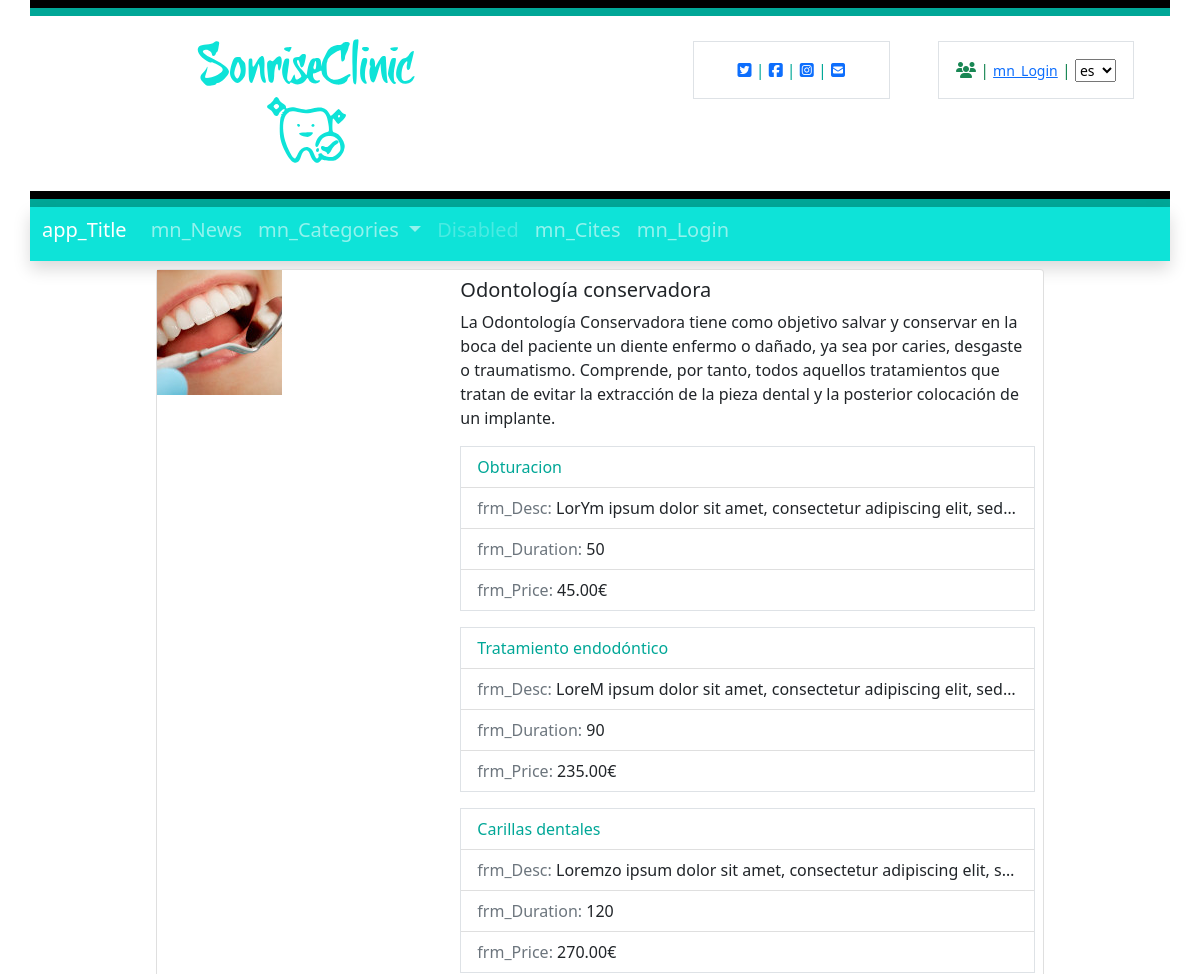
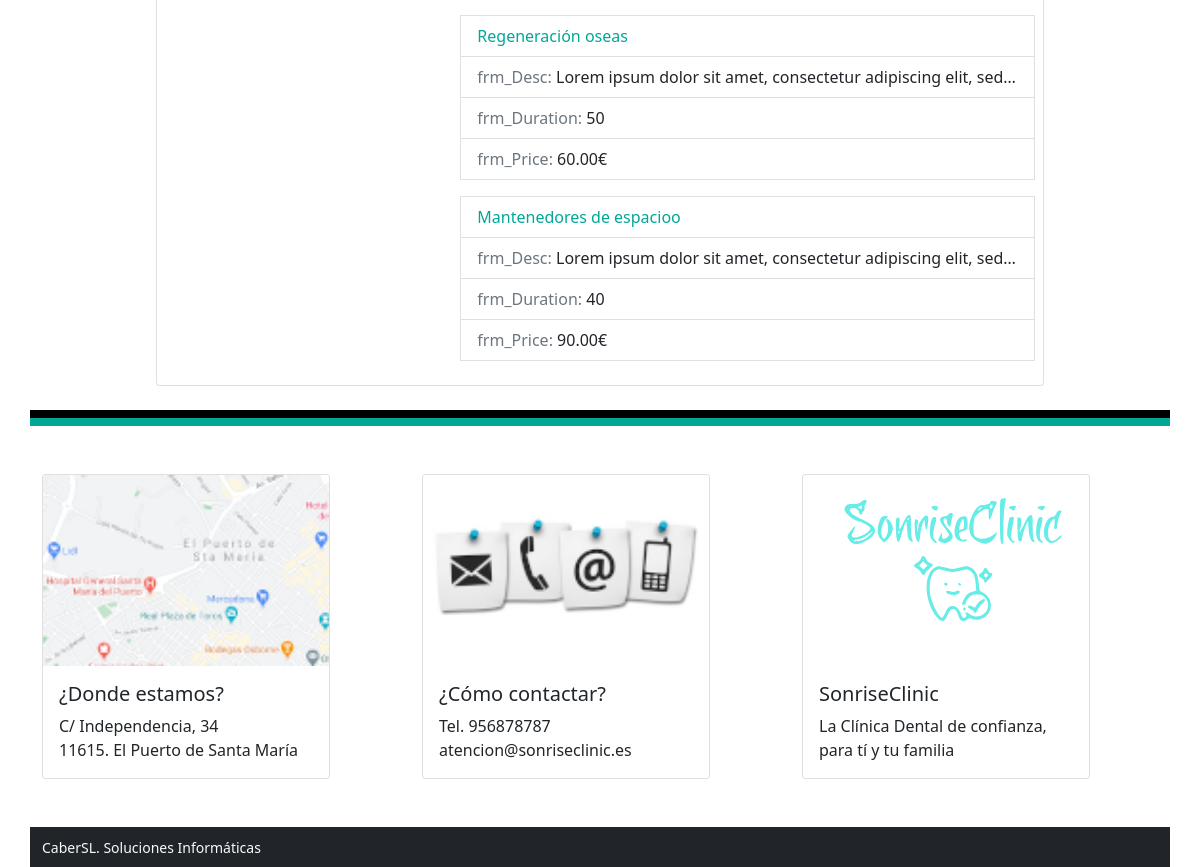
/categorieInterventions.php?categorie=1, run on the app's committed database (2 pictures, top to bottom).
### tables this page shows
CREATE TABLE `settings` (
  `id` int(9) NOT NULL,
  `type` varchar(10) NOT NULL,
  `label` varchar(25) NOT NULL,
  `value` varchar(255) NOT NULL
);

CREATE TABLE `treatmentscategories` (
  `id` int(1) NOT NULL,
  `name` varchar(100) NOT NULL,
  `info` text NOT NULL,
  `image` varchar(300) NOT NULL
);

CREATE TABLE `treatmentsinterventions` (
  `id` int(11) NOT NULL,
  `name` varchar(100) NOT NULL,
  `categorie` int(1) NOT NULL,
  `duration` int(3) NOT NULL,
  `price` float(6,2) NOT NULL,
  `info` varchar(400) NOT NULL,
  `image` varchar(8) NOT NULL
);

### includes/sessions.php (called while the page is built, shortened)
<?php
if (isset($_SESSION['lang'])) {
    $lang = $_SESSION['lang'];
} else {
    $lang = null;
}
function isAuthenticated()
{
    if (isset($_SESSION['autentificado'])) {
        return $_SESSION['autentificado'];
    } else return FALSE;
}

### includes/class.data.php (called while the page is built, shortened)
<?php
class DataBase
{
    var $connection;
    public function __construct()
    {
        if (DB_PASS == NULL)
            $this->connection = mysqli_connect(DB_SERVER, DB_USER, DB_NAME);
        else
            $this->connection = mysqli_connect(DB_SERVER, DB_USER, DB_PASS, DB_NAME);
        return true;
    }
    public function send($sql, $type = 'ARRAY')
    {
        $result = mysqli_query($this->connection, $sql) or die(mysqli_error($this->connection));
        $return = array();
        if ($type == 'ARRAY')
            while (($return[] = mysqli_fetch_array($result))) {
            }
        else {
            while (($return[] = mysqli_fetch_assoc($result))) {
            }
        }
        if (count($return) > 1)
            unset($return[count($return) - 1]);
        else
            $return = FALSE;
        return $return;
    }
    public function select($table, $where, $type = 'ARRAY')
    {
        $sql = "SELECT * FROM " . $table . " WHERE " . $where;
        $result = mysqli_query($this->connection, $sql);
        $return = array();
        if ($type == 'ARRAY')
            while (($return[] = mysqli_fetch_array($result))) {
            }
        else
            while (($return[] = mysqli_fetch_assoc($result))) {
            }
        if (count($return) > 1)
            unset($return[count($return) - 1]);
        else
            $return = FALSE;
        return $return;
    }
}

### includes/functions.php (called while the page is built, shortened)
<?php
function __($str, $lang = null)
{
	if (!isset($lang)) :
		$lang = "es";
	endif;
	return $str;
}

### categorieInterventions.php (the view, shortened to what this page needs)
<?php
include("includes/functions.php");
include("includes/sessions.php");
$db = new DataBase();
$categorie = $_GET['categorie'];
$categories = $db->send("SELECT * FROM treatmentscategories WHERE id = $categorie");
?>
<!DOCTYPE html>
<html lang="<?= $lang ?>">
<?php require "sections/head.php"; ?>
<body>
<?php
include "sections/header.php";
include "sections/navbar.php";
?>
<div class="d-flex p-2 bd-highlight flex-wrap justify-content-around">
    <?php if ($categories): ?>
        <div class="card mb-3 w-75" style="">
            <div class="row g-0">
                <div class="col-md-4">
                    <img src="images/interventions/<?= $categories[0]['image'] ?>" class="t-opacity">
                </div>
                <div class="col-md-8 p-2">
                    <div class="container">
                        <h5 class="card-title"><?= $categories[0]['name'] ?></h5>
                        <p class="card-text"><?= $categories[0]['info'] ?> </p>
                        <?php
                        $ndb = new DataBase();
                        $interventions = $ndb->select('treatmentsinterventions', "categorie = " . $categories[0]['id']); ?>
                        <?php foreach ($interventions as $intervention) : ?>
                            <ul class="list-group list-group-flush border mb-3">
                                <li class="list-group-item text-primary "><?= $intervention['name'] ?> </li>
                                <li class="list-group-item text-truncate"><span
                                            class="text-secondary"><?= __('frm_Desc', $lang) . ':</span> ' . $intervention['info'] ?>
                                </li>
                                <li class="list-group-item"><span
                                            class="text-secondary"><?= __('frm_Duration', $lang) . ':</span> ' . $intervention['duration'] ?>
                                </li>
                                <li class="list-group-item"><span
                                            class="text-secondary"><?= __('frm_Price', $lang) . ':</span> ' . $intervention['price'] . '€' ?>
                                </li>
                            </ul>
                        <?php endforeach; ?>
                    </div>
                </div>
            </div>
        </div>
    <?php endif; ?>
</div>
<?php
include "sections/footer.php";
?>
</body>
</html>

### sections/header.php (shortened to what this page needs)
<div class="container ">
  <div class="row" style="border-top: 8px solid black"></div>
  <div class="row align-items-start" style="border-top: 8px solid #00A797">
    <div class="col" style="margin-left:10%" >
      <img class="rounded float-start" src="images/logo2.svg" width="300" height="175"  >
    </div>
    <div class="col">
      <div class="social">
        <div class="container px-4">
          <div class="row gx-5">
            <div class="col ">
              <div class="p-3 border  text-center text-primary">
                <?php
                $db = new DataBase();
                $social = $db->send("SELECT * FROM settings WHERE label like 'fab %' AND value<>'';");
                if (!empty($social)) :
                  $cont = 0;
                  foreach ($social as $key) :
                    $cont++;
                    if ($cont > 1) echo "|"; ?>
                    <a href="<?= $key['value'] ?>" target="_blank" style="text-decoration:none;">
                      <i class="fab <?= $key['label'] ?> my-2 my-sm-0"></i>
                    </a>
                  <?php endforeach;
                endif;
                $email = $db->select("settings", "type = 'email' AND value <>''");
                if (!empty($email)) : ?>
                  | <a href="mailto:<?= $email[0]['value'] ?>"><i class="fas <?= $email[0]['label'] ?> my-2 my-sm-0"></i></a>
                <?php endif;
                ?>
              </div>
            </div>
            <div class="col">
              <div class="p-3 border  text-center text-success">
                <?php if (!isAuthenticated()) : ?>
                  <i class="fas fa-users"></i> | <a class="small" href="login.php"><?= __('mn_Login', $lang) ?></a>
                <?php else : ?>
                  <i class="fas fa-user my-2 my-sm-0"></i> | <?= $_SESSION['name'] ?>
                <?php endif; ?> |
                <select class="w-25 d-inline small" id="selectlang">
                  <option value="es" <?= $lang == 'es' ? ' selected' : '' ?>>es</option>
                </select>
              </div>
            </div>
          </div>
        </div>
      </div>
    </div>
  </div>
</div>

### css/styles.css (style rules this page uses)
.text-primary { color: #00A797 !important; }
.social { margin-top: 25px; }

### data on the page
treatmentscategories: image (picture), name "Odontología conservadora", info "La Odontología Conservadora tiene como objetivo salvar y conservar en la boca del paciente un diente enfermo o dañado, ya sea por caries, desgaste o traumatismo. Comprende, por tanto, todos aquellos tratamientos que tratan de evitar la extracción de la pieza dental y la posterior colocación de un implante."
treatmentsinterventions: name "Obturacion", info "LorYm ipsum dolor sit amet, consectetur adipiscing elit, sed…", duration "50", price "45.00"
treatmentsinterventions: name "Tratamiento endodóntico", info "LoreM ipsum dolor sit amet, consectetur adipiscing elit, sed…", duration "90", price "235.00"
treatmentsinterventions: name "Carillas dentales", info "Loremzo ipsum dolor sit amet, consectetur adipiscing elit, s…", duration "120", price "270.00"
treatmentsinterventions: name "Regeneración oseas", info "Lorem ipsum dolor sit amet, consectetur adipiscing elit, sed…", duration "50", price "60.00"
treatmentsinterventions: name "Mantenedores de espacioo", info "Lorem ipsum dolor sit amet, consectetur adipiscing elit, sed…", duration "40", price "90.00"

### other printed values
__('mn_Login', $lang) "mn_Login"
__('app_Title', $lang) "app_Title"
__('mn_News', $lang) "mn_News"
__('mn_Categories', $lang) "mn_Categories"
__('mn_Cites', $lang) "mn_Cites"
